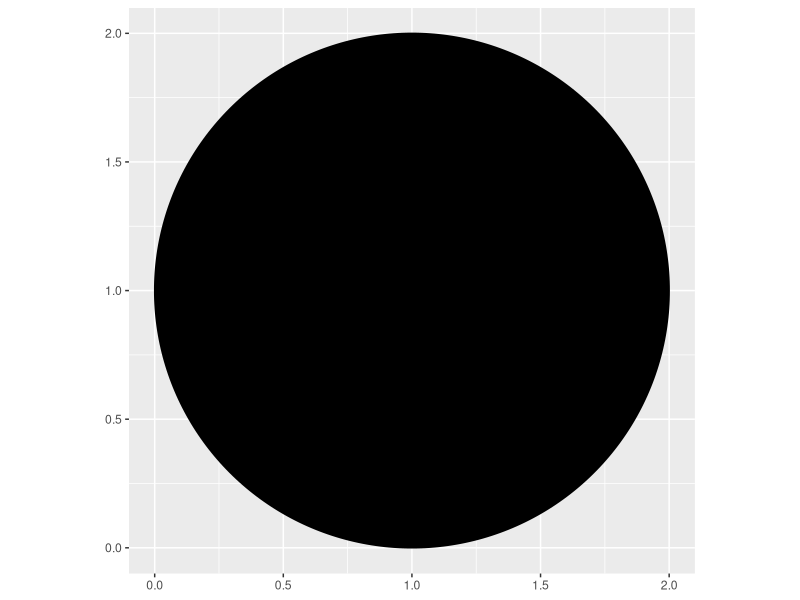
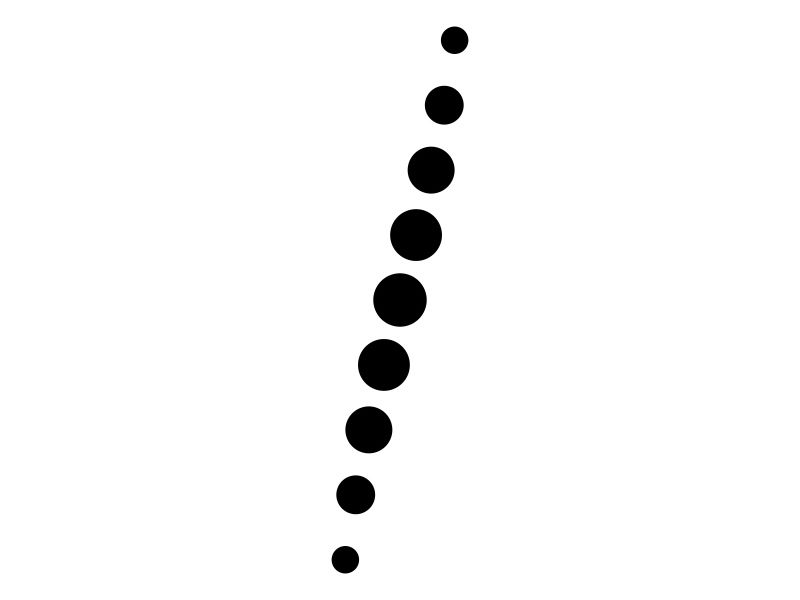
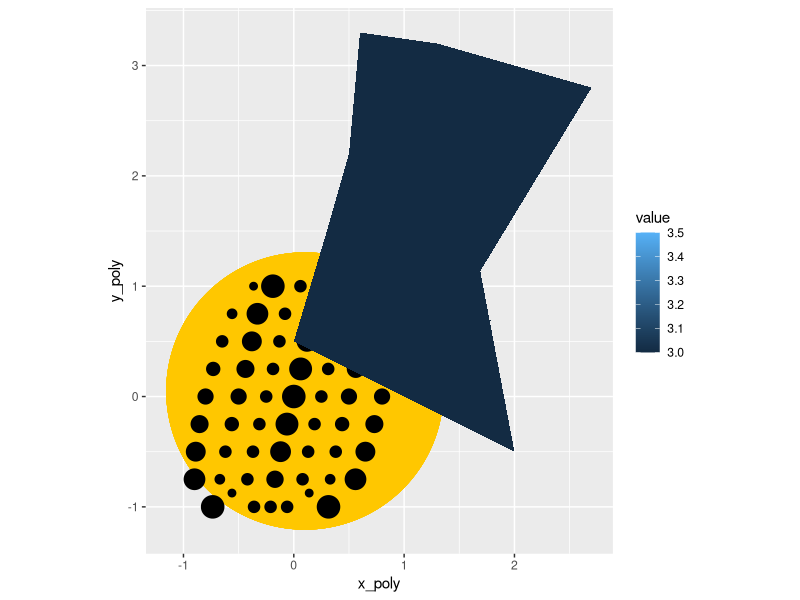

Here is the R script that generated these plots, in order:
## ---- chunk 1
library(tidyverse)
library(ggplot2)
library(ggforce)
## ---- chunk 2
#Making the data
circle <- data_frame(
  x1 = 1,
  y1 = 1,
  r = 1
)

#plotting
ggplot() +
  geom_circle(
    aes(x0 = x1, y0 = y1, r = r),
    data = circle,
    fill = "black",
  ) +
  coord_fixed()
## ---- chunk 3
circles <- tibble(
  x1 = rep(1,9),
  x2 = seq(-0.2, 0.2, length.out = 9),
  y = seq(-1, 1, length.out = 9),
  x3 = sin(y) / 4,
  r1 = 1,
  r2 = (-(y^2) + 2) / 20
)
  
ggplot() +
  geom_circle(
    aes(x0 = x3, y0 = y, r = r2),
    data = circles,
    fill = "black",
  ) +
  coord_fixed() +
  theme_void()
## ---- chunk 4
ids <- factor(c("1.1", "2.1", "1.2", "2.2", "1.3", "2.3"))
values <- data.frame(
id = ids,
value = c(3, 3.1, 3.1, 3.2, 3.15, 3.5)
)
positions <- data.frame(
id = rep(ids, each = 4),
x_poly = c(2, 1, 1.1, 2.2, 1, 0, 0.3, 1.1, 2.2, 1.1, 1.2, 2.5, 1.1, 0.3,
0.5, 1.2, 2.5, 1.2, 1.3, 2.7, 1.2, 0.5, 0.6, 1.3),
y_poly = c(-0.5, 0, 1, 0.5, 0, 0.5, 1.5, 1, 0.5, 1, 2.1, 1.7, 1, 1.5,
2.2, 2.1, 1.7, 2.1, 3.2, 2.8, 2.1, 2.2, 3.3, 3.2)
)
# Currently we need to manually merge the two together
datapoly <- merge(values, positions, by = c("id"))
#ggplot(datapoly, aes(x = x, y = y)) +
#geom_polygon(aes(fill = values, group = id))
#dataset w/ 9 rows (circles) and 3 variables (x & y coordinates of center, radius)
circles <- data_frame(
id = 1:9,
x1 = rep(1, 9),
x2 = seq(-0.2, 0.2, length.out = 9),
y = seq(-1, 1, length.out = 9),
x_center = sin(y)/4,
x_m1 = x_center - 0.25,
x_m2 = x_center - 0.5,
x_m3 = x_center - 0.75,
x_p1 = x_center + 0.25,
x_p2 = x_center + 0.5,
x_p3 = x_center + 0.75,
r1 = 0.05,
r2 = (-(y^2) + 2) / 20
) |>
mutate(
x_m1 = if_else(y == max(y) | y == min(y), x_m1 + 0.1, x_m1),
x_p1 = if_else(y == max(y) | y == min(y), x_p1 - 0.1, x_p1),
x_m2 = if_else(y == min(y), x_m1 - 0.2, x_m1 - 0.25),
r_m2 = (y + 2) / 30,
y_m2 = if_else(y == min(y), y + 0.125, y),
x_p2 = if_else(y == min(y), x_p1 + 0.2, x_p1 + 0.25),
r_p2 = (y + 2) / 30,
y_p2 = if_else(y == min(y), y + 0.125, y),
x_m3 = x_m2 - (0.3 - y^2 / 8),
r_m3 = (2 - y) / 30,
y_m3 = y,
x_p3 = x_p2 + (0.3 - y^2 / 8),
r_p3 = (2 - y) / 30,
y_p3 = y
)
ggplot() +
#This is the yellow circle
geom_circle(aes(x0 = 0.1, y0 = 0.05, r = 1.25), data = circles, fill = "#FFC700", color = "#FFC700") +
#these are the black circles
geom_circle(aes(x0 = x_center, y0 = y, r = r2), data = circles, fill = "black") +
geom_circle(aes(x0 = x_m1, y0 = y, r = r1), data = circles, fill = "black") +
geom_circle(aes(x0 = x_p1, y0 = y, r = r1), data = circles, fill = "black") +
geom_circle(aes(x0 = x_m2, y0 = y_m2, r = r_m2), data = circles, fill = "black") +
geom_circle(aes(x0 = x_p2, y0 = y_p2, r = r_p2), data = circles, fill = "black") +
geom_circle(aes(x0 = x_m3, y0 = y_m3, r = r_m3), data = circles, fill = "black") +
geom_circle(aes(x0 = x_p3, y0 = y_p3, r = r_p3), data = circles, fill = "black") +
coord_fixed() +
geom_polygon(data = datapoly, aes(fill = value, x = x_poly, y = y_poly))
#this makes the background
theme_void() +
theme(panel.background = element_rect(fill = "#FFDE00", color = "#FFDE00"))
